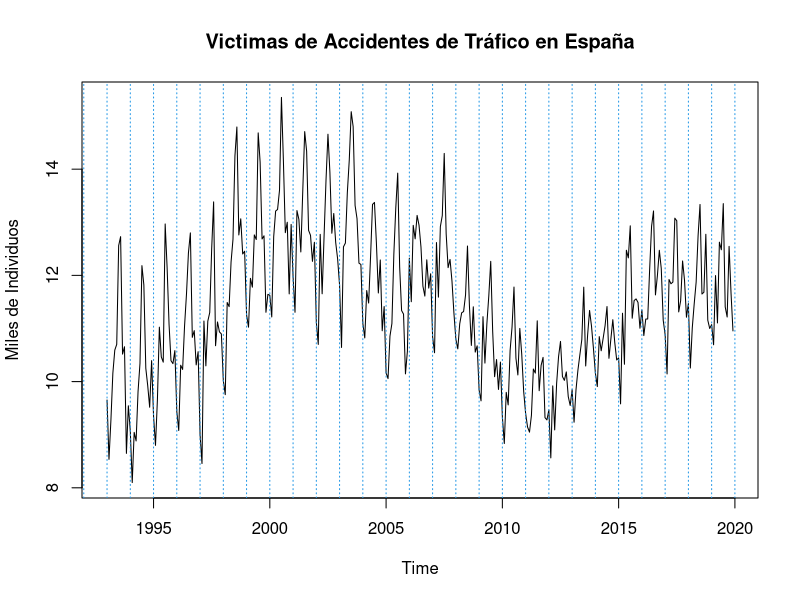
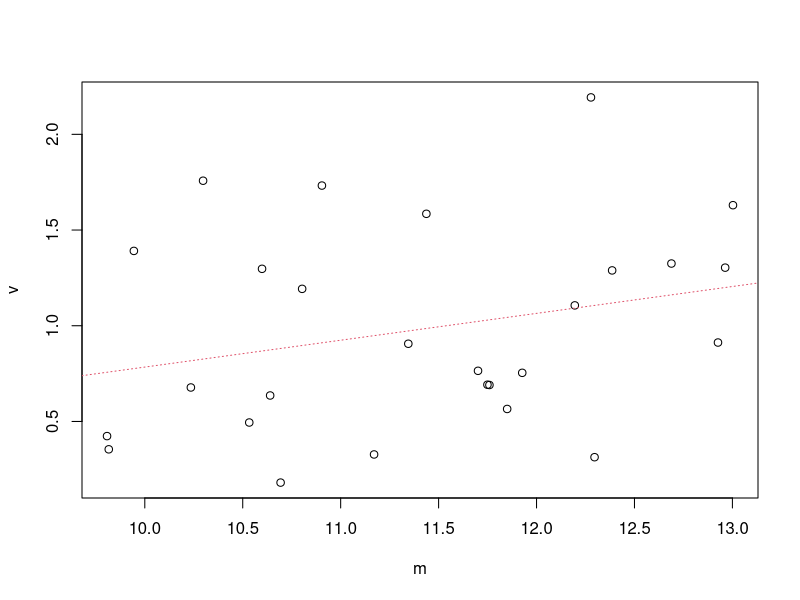
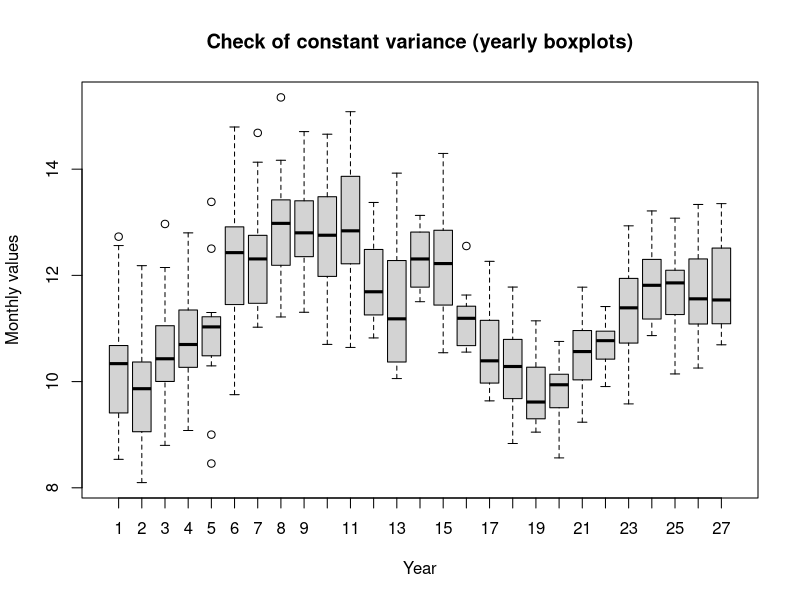
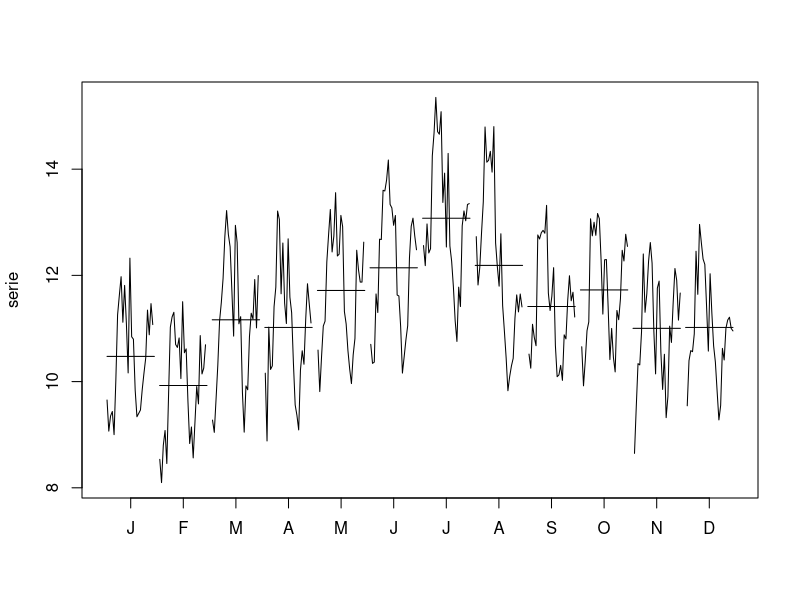
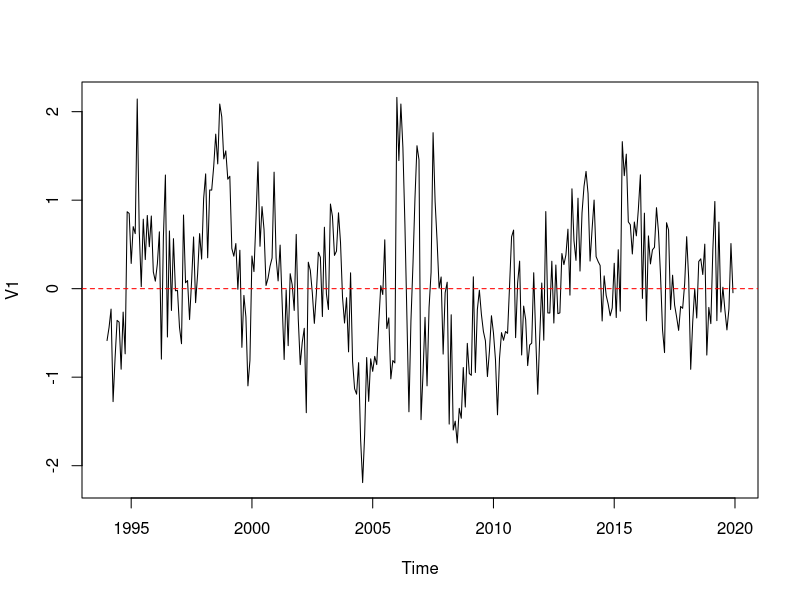
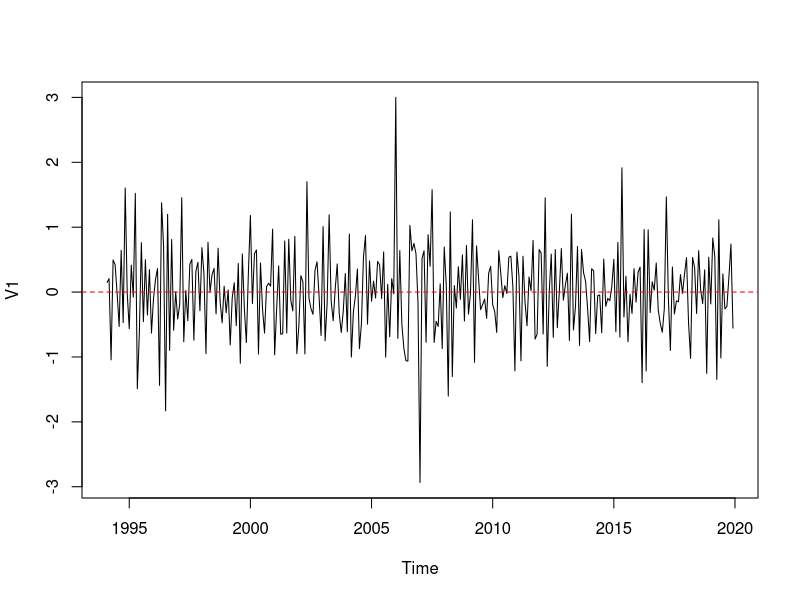
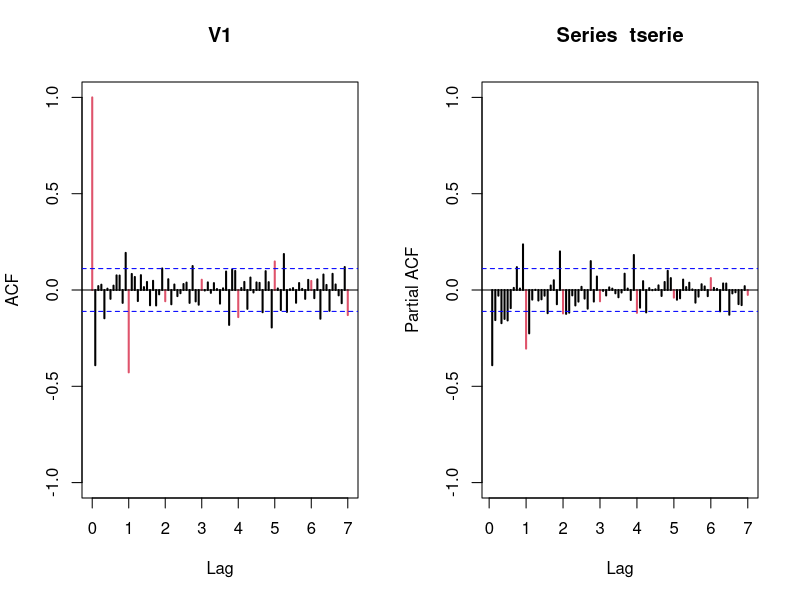
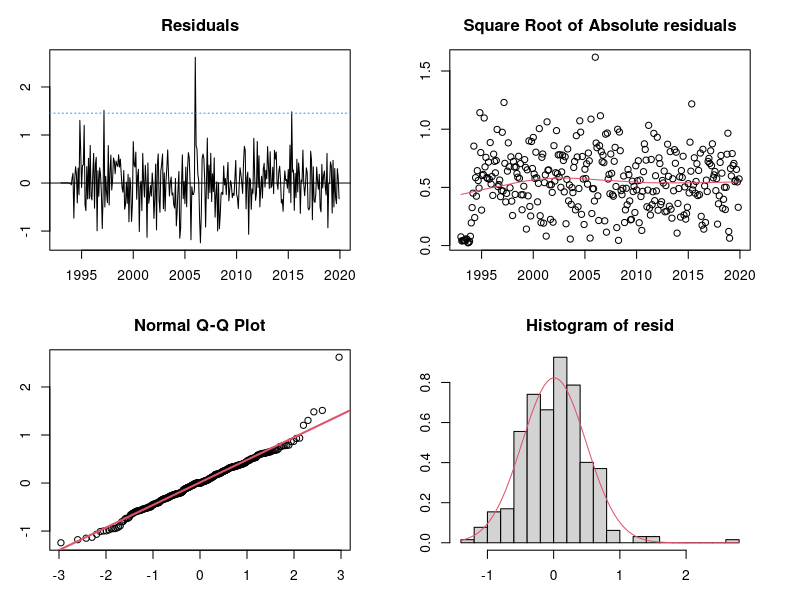

Reproduce these figures in R, in order.
## ---- chunk 1
#knitr::opts_chunk$set(echo = TRUE)
#setwd("~/uni_folder/ASM/asm_time_series/")
## ---- chunk 2
serie=ts(read.table("victimas.dat")/1000,start=1993,freq=12)
plot(serie, main="Victimas de Accidentes de Tráfico en España", ylab="Miles de Individuos")
abline(v=1992:2020,lty=3,col=4)
## ---- chunk 3
(m <- apply (matrix(serie[1:(27*12)], nr=12),2, mean)) # to check for constant variance
(v <- apply (matrix(serie[1:(27*12)], nr=12),2, var))
plot(v~m)
abline(lm(v~m),col=2,lty=3)

group <- c(rep(1:27, rep(12, 27)))
boxplot(serie ~ group,
        xlab = "Year",
        ylab = "Monthly values",
        main = "Check of constant variance (yearly boxplots)")
## ---- chunk 4
monthplot(serie)
## ---- chunk 5
d12serie=diff(serie,12)
plot(d12serie)
abline(h=0, col='red', lty=2)
## ---- chunk 6
d1d12serie=diff(d12serie,1)
## ---- chunk 7
#fix this output
var(serie)
var(d12serie)
var(d1d12serie) # our transformation
var(diff(d1d12serie)) # 2 regular differences
## ---- chunk 8
plot(d1d12serie) 
abline(h=0, col='red', lty=2)
## ---- chunk 9
tserie <- d1d12serie #transformed serie is new name
## ---- chunk 10
par(mfrow=c(1,2))
acf(tserie,ylim=c(-1,1),col=c(2,rep(1,11)),lwd=2,lag.max=84)
pacf(tserie,ylim=c(-1,1),col=c(rep(1,11),2),lwd=2,lag.max=84)
## ---- chunk 11
#################Validation#################################
validation=function(model){
  s=frequency(get(model$series))
  resid=model$residuals
  par(mfrow=c(2,2),mar=c(3,3,3,3))
  #Residuals plot
  plot(resid,main="Residuals")
  abline(h=0)
  abline(h=c(-3*sd(resid),3*sd(resid)),lty=3,col=4)
  #Square Root of absolute values of residuals (Homocedasticity)
  scatter.smooth(sqrt(abs(resid)),main="Square Root of Absolute residuals",
                 lpars=list(col=2))
  
  #Normal plot of residuals
  qqnorm(resid)
  qqline(resid,col=2,lwd=2)
  
  ##Histogram of residuals with normal curve
  hist(resid,breaks=20,freq=FALSE)
  curve(dnorm(x,mean=mean(resid),sd=sd(resid)),col=2,add=T)
  
  
  #ACF & PACF of residuals
  par(mfrow=c(1,2))
  acf(resid,ylim=c(-1,1),lag.max=60,col=c(2,rep(1,s-1)),lwd=1)
  pacf(resid,ylim=c(-1,1),lag.max=60,col=c(rep(1,s-1),2),lwd=1)
  par(mfrow=c(1,1))
  
  #Ljung-Box p-values
  par(mar=c(2,2,1,1))
  tsdiag(model,gof.lag=7*s)
  cat("\n--------------------------------------------------------------------\n")
  print(model)
  
  #Stationary and Invertible
  cat("\nModul of AR Characteristic polynomial Roots: ", 
      Mod(polyroot(c(1,-model$model$phi))),"\n")
  cat("\nModul of MA Characteristic polynomial Roots: ",
      Mod(polyroot(c(1,model$model$theta))),"\n")
  
  suppressMessages(require(forecast,quietly=TRUE,warn.conflicts=FALSE))
  plot(model)
  
  #Model expressed as an MA infinity (psi-weights)
  psis=ARMAtoMA(ar=model$model$phi,ma=model$model$theta,lag.max=36)
  names(psis)=paste("psi",1:36)
  cat("\nPsi-weights (MA(inf))\n")
  cat("\n--------------------\n")
  print(psis[1:24])
  
  #Model expressed as an AR infinity (pi-weights)
  pis=-ARMAtoMA(ar=-model$model$theta,ma=-model$model$phi,lag.max=36)
  names(pis)=paste("pi",1:36)
  cat("\nPi-weights (AR(inf))\n")
  cat("\n--------------------\n")
  print(pis[1:24])
   
  cat("\nDescriptive Statistics for the Residuals\n")
  cat("\n----------------------------------------\n") 
  
  suppressMessages(require(fBasics,quietly=TRUE,warn.conflicts=FALSE))
  ##Anderson-Darling test
  print(basicStats(resid))
  
  ## Add here complementary tests (use with caution!)
  ##---------------------------------------------------------
  cat("\nNormality Tests\n")
  cat("\n--------------------\n")
 
  ##Shapiro-Wilks Normality test
  print(shapiro.test(resid))

  suppressMessages(require(nortest,quietly=TRUE,warn.conflicts=FALSE))
  ##Anderson-Darling test
  print(ad.test(resid))
  
  suppressMessages(require(tseries,quietly=TRUE,warn.conflicts=FALSE))
  ##Jarque-Bera test
  print(jarque.bera.test(resid))
  
  cat("\nHomoscedasticity Test\n")
  cat("\n--------------------\n")
  suppressMessages(require(lmtest,quietly=TRUE,warn.conflicts=FALSE))
  ##Breusch-Pagan test
  obs=get(model$series)
  print(bptest(resid~I(obs-resid)))
  
  cat("\nIndependence Tests\n")
  cat("\n--------------------\n")
  
  ##Durbin-Watson test
  print(dwtest(resid~I(1:length(resid))))
  
  ##Ljung-Box test
  cat("\nLjung-Box test\n")
  print(t(apply(matrix(c(1:4,(1:4)*s)),1,function(el) {
    te=Box.test(resid,type="Ljung-Box",lag=el)
    c(lag=(te$parameter),statistic=te$statistic[[1]],p.value=te$p.value)})))
  
}
################# Fi Validation #################################
## ---- chunk 12
# Initialize a data frame to store the results
results <- data.frame(p = integer(),
                      i = integer(),
                      q = integer(),
                      P = integer(),
                      D = integer(),
                      Q = integer(),
                      AIC = numeric(),
                      BIC = numeric())


# Loop over possible values of P, D, Q, and period
for (p in c(0,2,6)) {          # Experiment with seasonal AR orders (e.g., 0 to 2)
  for (P in c(0,1)) {        # Seasonal differencing (typically 0 or 1)
     for (Q in 0:1) {     # Experiment with seasonal MA orders (e.g., 0 to 2)
      

        # Fit the ARIMA model with the current seasonal parameters
        mod <- arima(serie, 
                     order = c(p, 1, 1), 
                     seasonal = list(order = c(P,1,Q), period = 12))

        # Store the AIC and BIC values
        results <- rbind(results, 
                            data.frame(p = p,
                                    i = 1,
                                    q = 1,
                                    P = P,
                                    D = 1,
                                    Q = Q, 
                                    AIC = AIC(mod), 
                                    BIC = BIC(mod)))
     }
  }
}

# Sort results by AIC (or BIC) for easier interpretation
dresults <- results[order(results$AIC), ]
# Display the results
print(dresults)
## ---- chunk 13
(mod1=arima(serie,order=c(6,1,1),seasonal=list(order=c(0,1,1),period=12)))
(mod2=arima(serie,order=c(2,1,1),seasonal=list(order=c(0,1,1),period=12)))
(mod3=arima(serie,order=c(0,1,1),seasonal=list(order=c(0,1,1),period=12)))
## ---- chunk 14
validation(mod1)
## ---- chunk 15
validation(mod2)
## ---- chunk 16
validation(mod3)
## ---- chunk 17
ultim=c(2018,12)
pdq=c(1,1,1)
PDQ=c(0,1,1)

serie2=window(serie,end=ultim)
lnserie2=log(serie2)
serie1=window(serie,end=ultim+c(1,0))
lnserie1=log(serie1)

(modA=arima(lnserie1,order=pdq,seasonal=list(order=PDQ,period=12)))
(modB=arima(lnserie2,order=pdq,seasonal=list(order=PDQ,period=12)))
## ---- chunk 18
pred=predict(modB,n.ahead=12)
pr<-ts(c(tail(lnserie2,1),pred$pred),start=ultim,freq=12)
se<-ts(c(0,pred$se),start=ultim,freq=12)

#Intervals
tl<-ts(exp(pr-1.96*se),start=ultim,freq=12)
tu<-ts(exp(pr+1.96*se),start=ultim,freq=12)
pr<-ts(exp(pr),start=ultim,freq=12)


ts.plot(serie,tl,tu,pr,lty=c(1,2,2,1),col=c(1,4,4,2),xlim=ultim[1]+c(-2,+2),type="o",main=paste("Model ARIMA(",paste(pdq,collapse=","),")(",paste(PDQ,collapse=","),")12",sep=""))
abline(v=(ultim[1]-2):(ultim[1]+2),lty=3,col=4)
## ---- chunk 19
pred=predict(modB,n.ahead=12)
pr<-ts(c(tail(lnserie2,1),pred$pred),start=ultim,freq=12)
se<-ts(c(0,pred$se),start=ultim,freq=12)

#Intervals
tl<-ts(exp(pr-1.96*se),start=ultim,freq=12)
tu<-ts(exp(pr+1.96*se),start=ultim,freq=12)
pr<-ts(exp(pr),start=ultim,freq=12)


ts.plot(serie,tl,tu,pr,lty=c(1,2,2,1),col=c(1,4,4,2),xlim=ultim[1]+c(-2,+2),type="o",main=paste("Model ARIMA(",paste(pdq,collapse=","),")(",paste(PDQ,collapse=","),")12",sep=""))
abline(v=(ultim[1]-2):(ultim[1]+2),lty=3,col=4)
## ---- chunk 20
obs=window(serie,start=ultim+c(0,1))
pr=window(pr,start=ultim+c(0,1))
ts(data.frame(LowLim=tl[-1],Predic=pr,UpperLim=tu[-1],Observ=obs,Error=obs-pr,PercentError=(obs-pr)/obs),start=ultim+c(0,1),freq=12)
mod.RMSE1=sqrt(sum((obs-pr)^2)/12)
mod.MAE1=sum(abs(obs-pr))/12
mod.RMSPE1=sqrt(sum(((obs-pr)/obs)^2)/12)
mod.MAPE1=sum(abs(obs-pr)/obs)/12

data.frame("RMSE"=mod.RMSE1,"MAE"=mod.MAE1,"RMSPE"=mod.RMSPE1,"MAPE"=mod.MAPE1)

mCI1=mean(tu-tl)

cat("\nMean Length CI: ",mCI1)
## ---- chunk 21
pred=predict(modA,n.ahead=12)
pr<-ts(c(tail(lnserie1,1),pred$pred),start=ultim+c(1,0),freq=12)
se<-ts(c(0,pred$se),start=ultim+c(1,0),freq=12)

tl1<-ts(exp(pr-1.96*se),start=ultim+c(1,0),freq=12)
tu1<-ts(exp(pr+1.96*se),start=ultim+c(1,0),freq=12)
pr1<-ts(exp(pr),start=ultim+c(1,0),freq=12)

ts.plot(serie,tl1,tu1,pr1,lty=c(1,2,2,1),col=c(1,4,4,2),xlim=c(ultim[1]-2,ultim[1]+3),type="o",main=paste("Model ARIMA(",paste(pdq,collapse=","),")(",paste(PDQ,collapse=","),")12",sep=""))
abline(v=(ultim[1]-2):(ultim[1]+3),lty=3,col=4)
## ---- chunk 22
(previs1=window(cbind(tl1,pr1,tu1),start=ultim+c(1,0)))
## ---- chunk 23
ultim=c(2018,12)
pdq=c(8,1,0)
PDQ=c(0,1,1)

serie2=window(serie,end=ultim)
lnserie2=log(serie2)
serie1=window(serie,end=ultim+c(1,0))
lnserie1=log(serie1)

(modA=arima(lnserie1,order=pdq,seasonal=list(order=PDQ,period=12)))
(modB=arima(lnserie2,order=pdq,seasonal=list(order=PDQ,period=12)))
